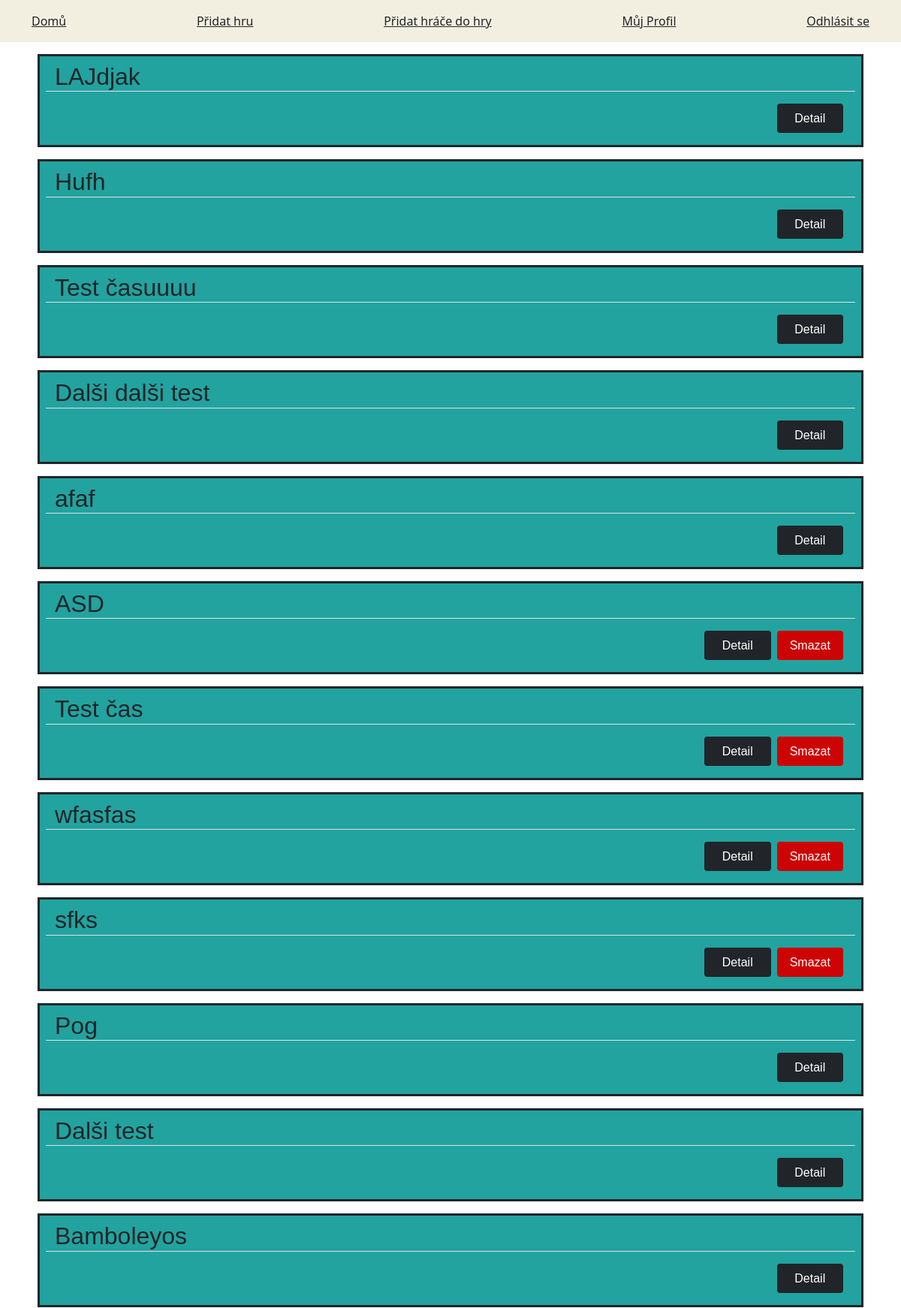
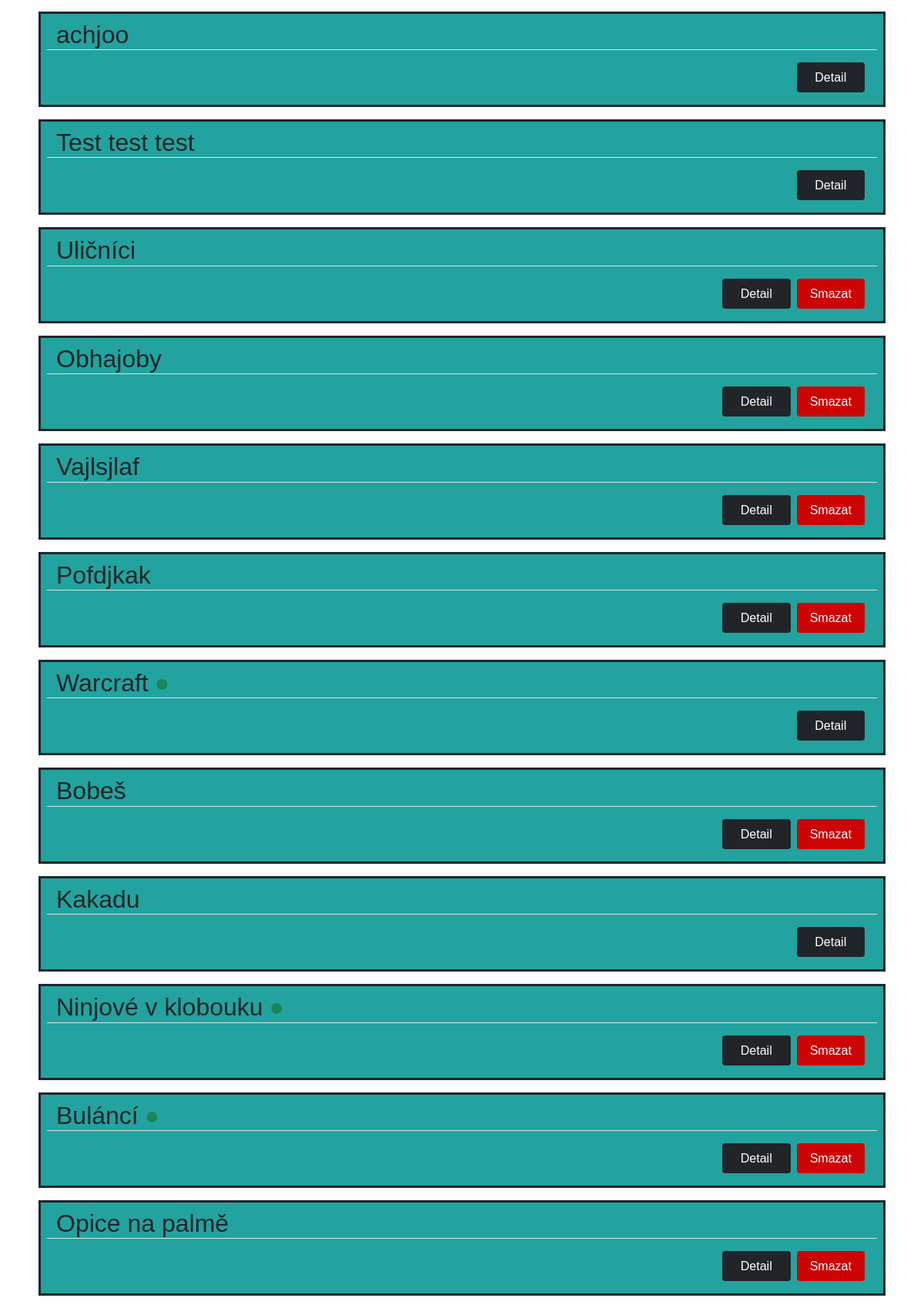
The page / (signed in) on the database as committed earlier (2 pictures, top to bottom).
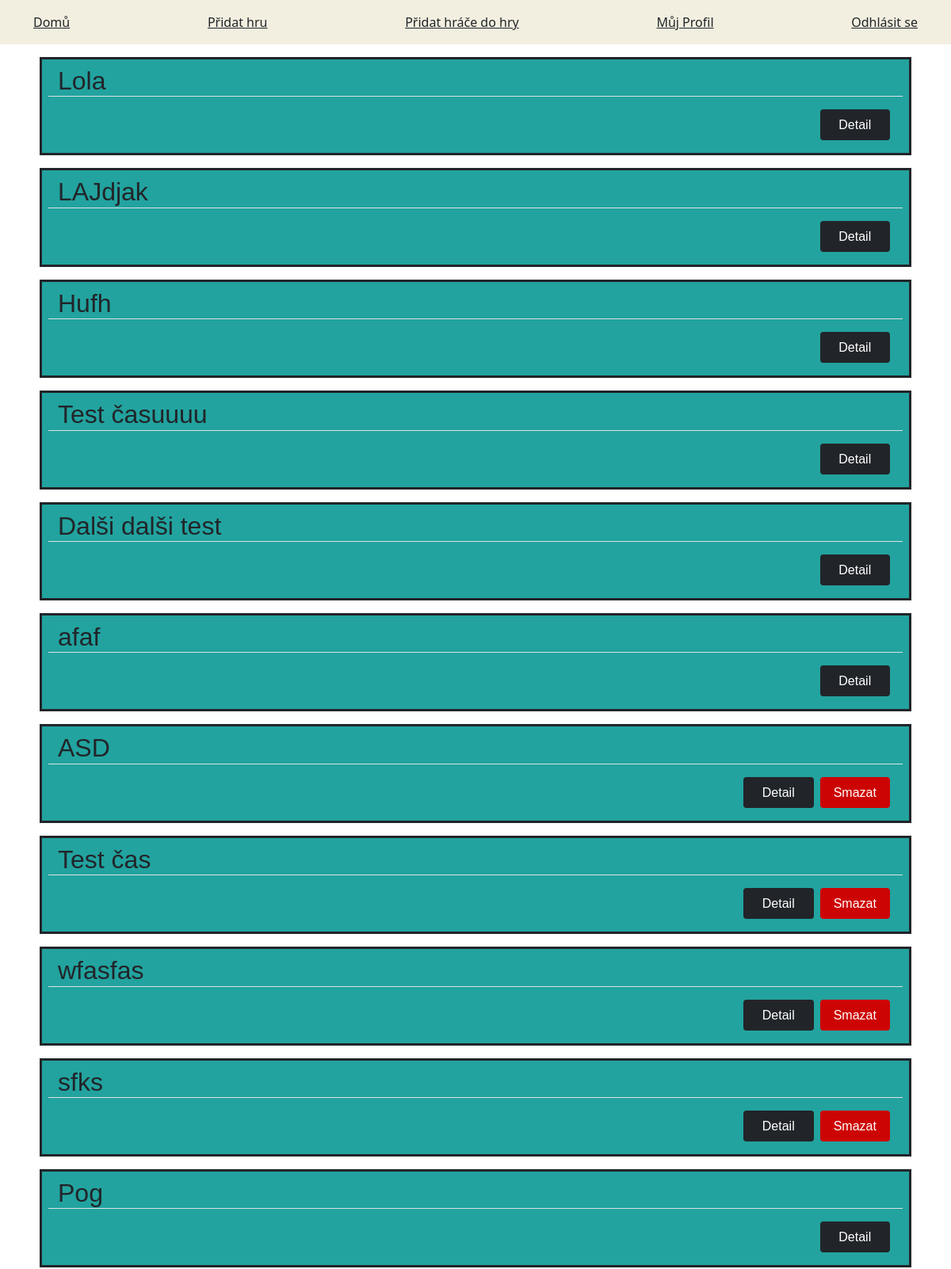
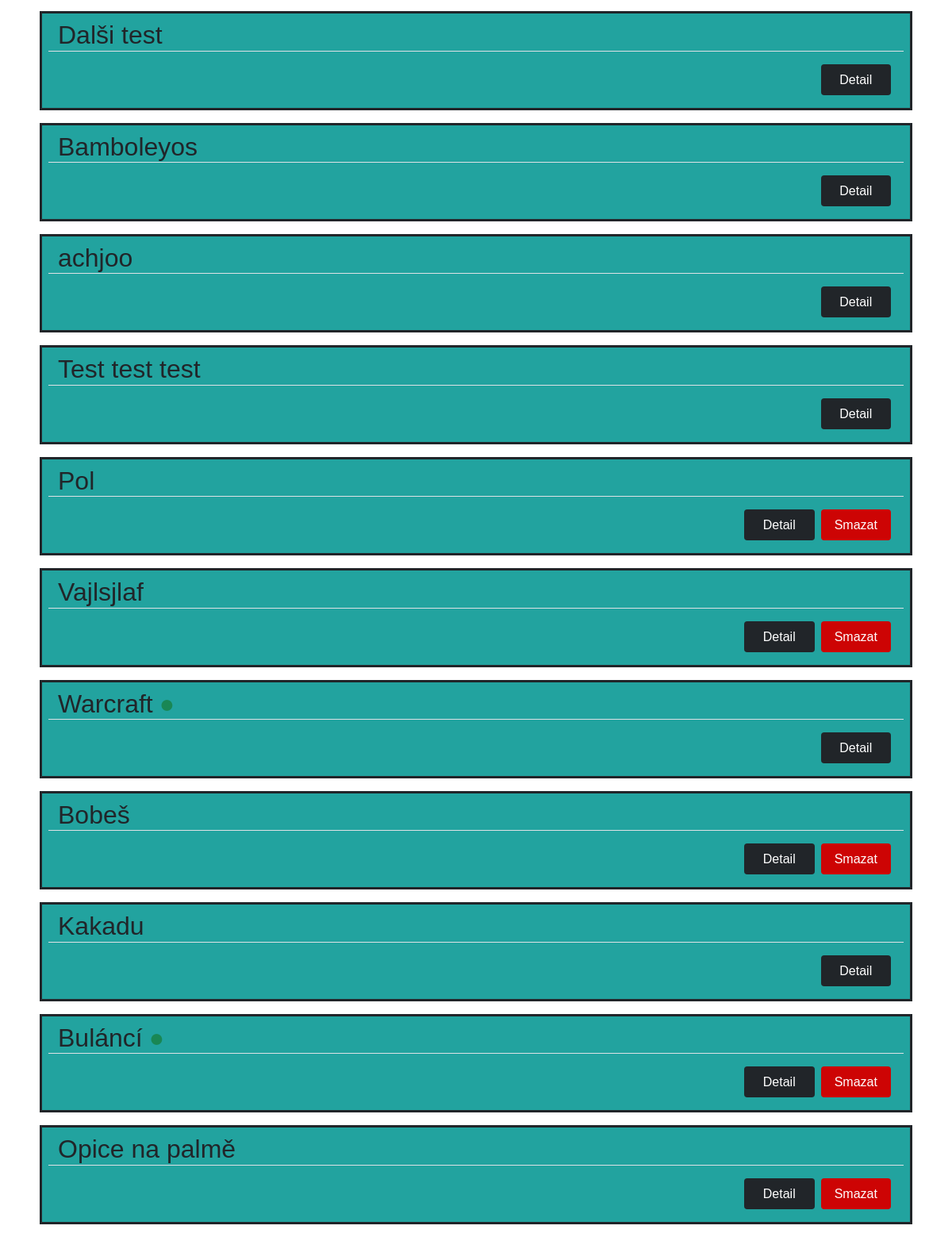
The same page on the database as committed later (2 pictures, top to bottom).
### games/models.py (models this page shows, shortened)
class Game(models.Model):
    title = models.CharField('Titulek', max_length=100)
    time_start = models.DateTimeField('Čas zahájení')
    time_end = models.DateTimeField('Čas ukončení', blank=True, null=True)
    description = models.TextField('Popisek', max_length=250)
    author = models.ForeignKey(User, on_delete=models.CASCADE)
    active = models.BooleanField('Aktivní', default=False)
    winner = models.CharField(max_length=200, null=True, blank=True)

### games/views.py (the view)
# urls.py: path('', views.index, name='index'),
@login_required
def index(request):
    games = Game.objects.all().order_by('-time_start')
    gamePlayers = PlayerGame.objects.all()                          #výpis hráčů na indexu
    is_admin_or_player = is_player_or_admin(request.user)
    context = {'games': games, 'gameplayers': gamePlayers, 'is_admin_or_player': is_admin_or_player}
    return render(request, 'index.html', context)

### games/views.py (called while the page is built)
def is_player_or_admin(user):
    if user.is_superuser:                   #funkce na určení zda je užívatel admin nebo hráč
        return user.is_superuser
    else:
        return user.groups.filter(name='Hráč').exists()

### templates/index.html
{% extends 'base.html' %}
{% block content %}
    {% if games %}
        {% for game in games %}
            <div class="container">
                <div class="row border border-3 border-dark m-2 mb-3 p-2" style="background-color: #22A39F">
                    <h2 class="d-flex float-start border-bottom"
                        style="font-family: Helvetica">{{ game.title }}  {% if game.active == True %}
                        <label class="d-flex justify-content-end"><span
                                class="me-1 ms-2 text-success">●</span></label>
                    {% endif %}</h2>
                    <div class="float-end d-flex justify-content-end p-2">
                        <button class="col-1 float-end me-2 btn bg-dark"><a
                                class="text-decoration-none text-white " style="font-family: Helvetica"
                                href={% url 'detail' id=game.pk %}>Detail</a></button>
                        {% if user.is_superuser or user == game.author %}
                            <button class="col-1 float-end me-2 btn" style="background-color: #CD0404"><a
                                    class="text-decoration-none text-white " style="font-family: Helvetica"
                                    href={% url 'delete' id=game.pk %}>Smazat</a></button>
                        {% endif %}
                    </div>
                </div>
            </div>
        {% endfor %}
    {% endif %}
{% endblock %}

### templates/base.html (shortened to what this page needs)
<!DOCTYPE html>
<html>
<head>
    <link href="https://cdn.jsdelivr.net/npm/bootstrap@5.0.1/dist/css/bootstrap.min.css" rel="stylesheet"
>
<link href="https://cdn.jsdelivr.net/npm/bootstrap-icons@1.5.0/font/bootstrap-icons.css" rel="stylesheet">
</head>
<body>
{% block body %}
    <div class="p-3 mb-3" style="background-color: #F3EFE0">
        <div class="container d-flex justify-content-between">
            {% if user.is_authenticated %}
                <div><a class="text-dark" href="{% url 'index' %}">Domů</a></div>
                {% for group in request.user.groups.all %}
                    {% if group.name == 'Hráč' %}
                        <div><a class="text-dark" href="{% url 'add' %}">Přidat hru</a></div>
                        <div><a class="text-dark" href="{% url 'addGamePlayers' %}">Přidat hráče do hry</a></div>
                    {% endif %}
                {% endfor %}
                <div><a class="text-dark" href="{% url 'home' %}">Můj Profil</a></div>
                <div><a class="text-dark" href="{% url 'account_logout' %}">Odhlásit se</a></div>
            {% else %}
                <div><a class="text-dark" href="{% url 'account_login' %}">Sign In</a></div>
                <div><a class="text-dark" href="{% url 'account_signup' %}">Sign Up</a></div>
            {% endif %}
        </div>
    </div>
    {% block content %}
    {% endblock %}
{% endblock %}
</body>
</html>

Rows that differ between the two databases and show on the page:
removed Game: title "Uličníci", shows "Smazat"
removed Game: title "Obhajoby", shows "Smazat"
removed Game: title "Pofdjkak", shows "Smazat"
removed Game: title "Ninjové v klobouku", shows "Smazat"
added Game: title "Lola"
added Game: title "Pol", shows "Smazat"
